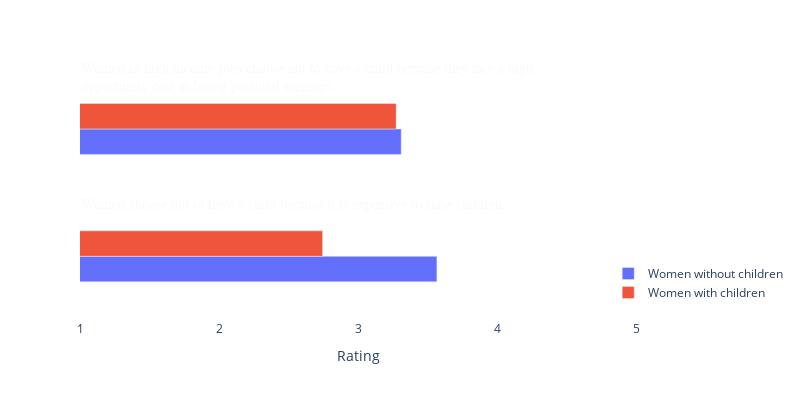

Write notebook code for a chart like this one.
### Code cell
colorscale = ['#00FFFF', '#9370DB', '#BA55D3', '#483D8B', '#00008B'] 

stacked_df = pd.read_csv("./data_clean/stacked_df_v2.csv")
fig = px.bar(stacked_df[stacked_df['text'].isin(stacked_df['text'][:2])], x="0", y="text", color='hasChild', orientation='h', barmode='group')
fig.update_layout(width=800, height=400, xaxis=dict(range=[1, 5]), yaxis=dict(visible=False), bargap=0.6, xaxis_title="Rating", yaxis_title="Statements")

annotations = []  # List to store annotations
startplace = 0.4
for i in stacked_df['text'][:2]:
    annotation = dict(
        x=1, y=startplace,
        text=i,
        font=dict(family="Arial", size=14, color="#FAFAFA"),
        showarrow=False,
        xanchor='left',
        align='left'
    )
    startplace += 1
    annotations.append(annotation)
fig.update_layout(annotations=annotations, paper_bgcolor='rgba(0,0,0,0)', plot_bgcolor='rgba(0,0,0,0)')  # Add annotations to the figure
fig.update_layout(legend=dict(
    yanchor="bottom",
    y=0.05,
    xanchor="left",
    x=0.95
), legend_title_text='',

)

### Figure 1 — Plotly figure (JSON) as saved in the notebook; plotly's stock layout.template omitted (floating-point values rounded to 4 significant figures)
{"data": [{"alignmentgroup": "True", "hovertemplate": "hasChild=Women without children<br>0=%{x}<br>text=%{y}<extra></extra>", "legendgroup": "Women without children", "marker": {"color": "#636efa", "pattern": {"shape": ""}}, "name": "Women without children", "offsetgroup": "Women without children", "orientation": "h", "showlegend": true, "textposition": "auto", "type": "bar", "x": [3.568, 3.311], "xaxis": "x", "y": ["Women choose not to have a child because it is expensive to raise children.", "Women in high income jobs choose not to have a child because they face a high <br>opportunity cost in losing potential earnings."], "yaxis": "y"}, {"alignmentgroup": "True", "hovertemplate": "hasChild=Women with children<br>0=%{x}<br>text=%{y}<extra></extra>", "legendgroup": "Women with children", "marker": {"color": "#EF553B", "pattern": {"shape": ""}}, "name": "Women with children", "offsetgroup": "Women with children", "orientation": "h", "showlegend": true, "textposition": "auto", "type": "bar", "x": [2.745, 3.275], "xaxis": "x", "y": ["Women choose not to have a child because it is expensive to raise children.", "Women in high income jobs choose not to have a child because they face a high <br>opportunity cost in losing potential earnings."], "yaxis": "y"}], "layout": {"annotations": [{"align": "left", "font": {"color": "#FAFAFA", "family": "Arial", "size": 14}, "showarrow": false, "text": "Women choose not to have a child because it is expensive to raise children.", "x": 1, "xanchor": "left", "y": 0.4}, {"align": "left", "font": {"color": "#FAFAFA", "family": "Arial", "size": 14}, "showarrow": false, "text": "Women in high income jobs choose not to have a child because they face a high <br>opportunity cost in losing potential earnings.", "x": 1, "xanchor": "left", "y": 1.4}], "bargap": 0.6, "barmode": "group", "height": 400, "legend": {"title": {"text": ""}, "tracegroupgap": 0, "x": 0.95, "xanchor": "left", "y": 0.05, "yanchor": "bottom"}, "margin": {"t": 60}, "paper_bgcolor": "rgba(0,0,0,0)", "plot_bgcolor": "rgba(0,0,0,0)", "width": 800, "xaxis": {"anchor": "y", "domain": [0, 1], "range": [1, 5], "title": {"text": "Rating"}}, "yaxis": {"anchor": "x", "domain": [0, 1], "title": {"text": "Statements"}, "visible": false}}}
